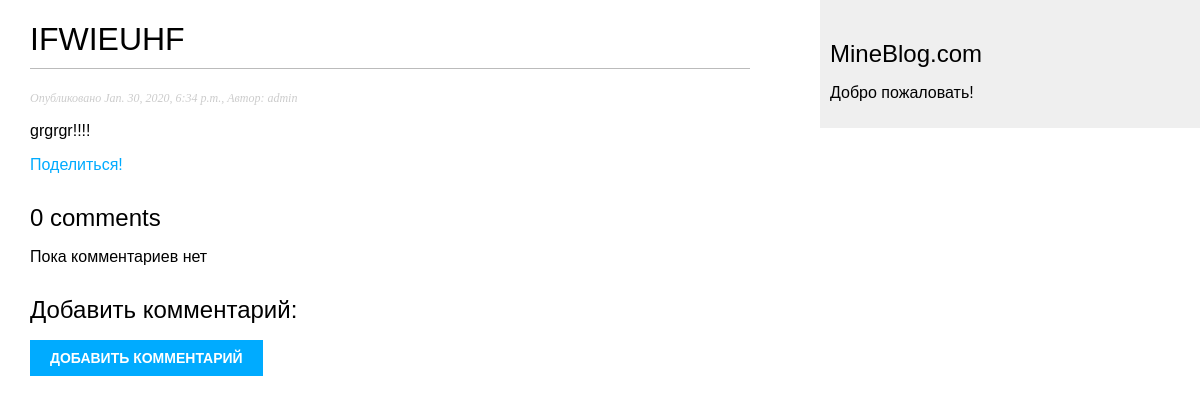
Page /blog/2020/1/30/ifwieuhf/ on the committed database.
### blog/models.py (models this page shows, shortened)
class Post(models.Model):
    STATUS_CHOICES = (
        ('draft', 'Draft'),
        ('published', 'Published'),
    )
    title = models.CharField(max_length=200)
    slug = models.SlugField(max_length=200, unique_for_date='publish')
    author = models.ForeignKey(User, on_delete=models.CASCADE, related_name='blog_posts')
    body = models.TextField(max_length=pow(10, 5))
    publish = models.DateTimeField(default=timezone.now)
    created = models.DateTimeField(auto_now_add=True)
    updated = models.DateTimeField(auto_now=True)
    status = models.CharField(max_length=10, choices=STATUS_CHOICES, default='draft')
    tags = TaggableManager()
    class Meta:
        ordering = ('-publish',)
    objects = models.Manager()
    published = PublishedManager()

### blog/views.py (the view)
def post_detail(request, year, month, day, post):
    post = get_object_or_404(
        Post, slug=post, status='published',
        publish__year=year,
        publish__month=month, publish__day=day
    )
    comments = post.comments.filter(active=True)
    new_comment = None
    if request.method == 'POST':
        comment_form = CommentForm(data=request.POST)
        if comment_form.is_valid():
            new_comment = comment_form.save(commit=False)
            new_comment.post = post
            new_comment.save()
            return HttpResponseRedirect(request.path)
        else:
            comment_form = CommentForm()
    else:
        comment_form = None  # затычка
    return render(request, 'blog/post/detail.html',
                  {'post': post,
                   'comments': comments,
                   'new_comment': new_comment,
                   'comment_form': comment_form})

### blog/templates/blog/post/detail.html (shortened to what this page needs)
{% extends "blog/base.html" %}
{% block content %}
    <h1>
        {{ post.title }}
    </h1>
    <p class="date">Опубликовано {{ post.publish }}, Автор: {{ post.author }}</p>
    <p>
        {{ post.body|linebreaks }}
    </p>
    <p>
        <a href="{% url "blog:post_share" post.id %}">Поделиться!</a>
    </p>
    {% with comments.count as total_comments %}
        <h2>
            {{ total_comments }} comment{{ total_comments|pluralize }}
        </h2>
    {% endwith %}
    {% for comment in comments %}
        <div class="comment">
            <p class="info">
                Комментарий {{ forloop.counter }} от {{ comment.name }}
                {{ comment.created }}
            </p>
            {{ comment.body|linebreaks }}
        </div>
    {% empty %}
        <p>
            Пока комментариев нет
        </p>
    {% endfor %}
    {% if new_comment %}
        <p>
            Ваш комментарий был добавлен!
        </p>
    {% else %}
        <h2>
            Добавить комментарий:
        </h2>
        <form action="" method="post">
            <p>
                <input type="submit" value="Добавить комментарий">
            </p>
        </form>
    {% endif %}
{% endblock %}

### blog/static/css/blog.css (style rules this page uses)
body { margin: 0; padding: 0; font-family: helvetica, sans-serif; }
a { color: #00abff; text-decoration: none; }
h1 { font-weight: normal; border-bottom: 1px solid #bbb; padding: 0 0 10px 0; }
h2 { font-weight: normal; margin: 30px 0 0; }
p.date { color: #ccc; font-family: georgia, serif; font-size: 12px; font-style: italic; }
input, textarea { clear: both; float: left; margin: 0 0 10px; background: #ededed; border: 0; padding: 6px 10px; font-size: 12px; }
input[type=submit] { font-weight: bold; background: #00abff; color: #fff; padding: 10px 20px; font-size: 14px; text-transform: uppercase; }

### rows in the picture
Post: title "IFWIEUHF", publish "Jan. 30, 2020, 6:34 p.m.", author "admin", body "grgrgr!!!!"

### other values in the picture
{{ total_comments }} "0"
